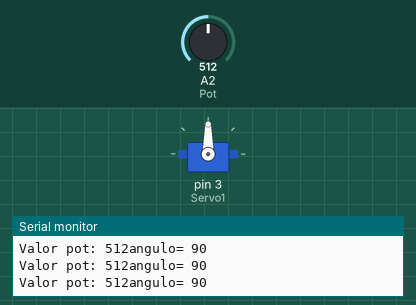
Recording of a sketch running on a simulated Arduino Uno, built with avr-gcc and run on an emulated ATmega328P. Parts: servo, the last lines printed to the serial monitor. The inputs (shaded band) are chosen by the test bench; at power-on: A2 (Pot) = 512.

Above: at 1.2 s.
1.3 s: A2 (Pot) set to 110
At 2.5 s:
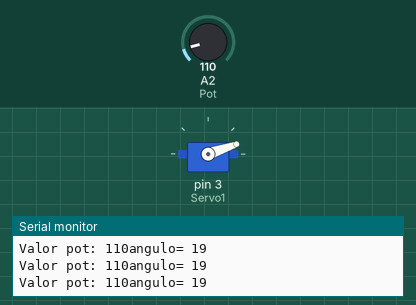
2.8 s: A2 (Pot) set to 93
At 3.1 s:
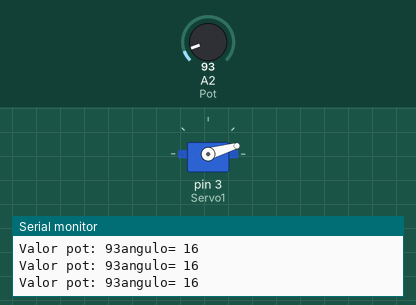
4.3 s: A2 (Pot) set to 122
At 5.5 s:
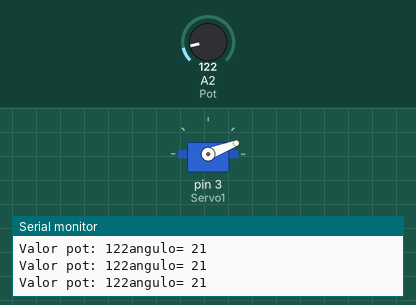
5.8 s: A2 (Pot) set to 306
At 6.4 s:
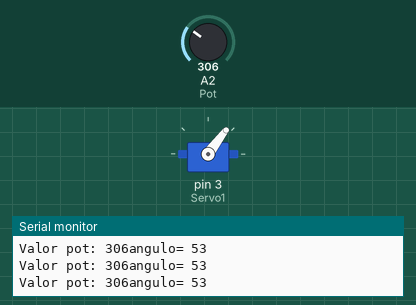
7.3 s: A2 (Pot) set to 989
At 8.1 s:
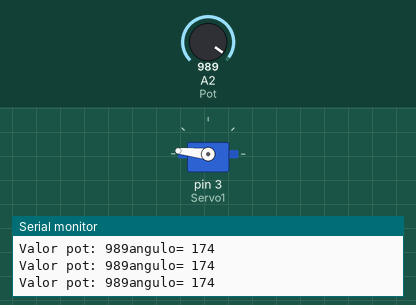
8.8 s: A2 (Pot) set to 1017
At 10.1 s:
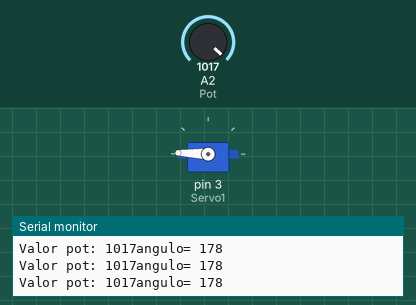
Timing chart, 0 to 11.3 s (numbered marks = the images above; inputs shaded):
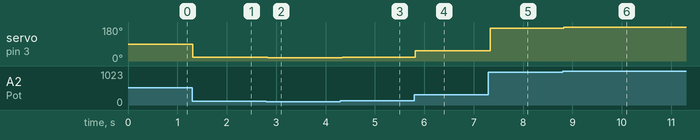

The sketch:

Servomotor.ino
```cpp
/*
#include <Servo.h>: Esta línea incluye la biblioteca Servo.h, que proporciona las funciones necesarias para controlar un servo motor.

Servo Servo1;: Se declara un objeto de tipo Servo llamado Servo1. Este objeto se utilizará para controlar el servo motor.

const int Pot=A2;: Se declara una constante Pot que se asigna al pin analógico A2. Este pin se utilizará para leer el valor del potenciómetro.

int valorPot;: Se declara una variable valorPot que se utilizará para almacenar el valor leído del potenciómetro.

int Ang = 20;: Se declara una variable Ang y se le asigna un valor inicial de 20. Esta variable se utilizará para almacenar el ángulo de posición del servo motor.

void setup(): Esta es la función de configuración que se ejecuta una vez al inicio. Aquí se realiza la inicialización del servo motor y se configura la comunicación serie a una velocidad de 9600 baudios.

Servo1.attach(3);: Se llama al método attach() del objeto Servo1 para asociarlo al pin digital 3. Esto establece la conexión entre el servo motor y el pin de control.

Serial.begin(9600);: Se llama al método begin() de la clase Serial para inicializar la comunicación serie a una velocidad de 9600 baudios. Esto permite enviar datos al monitor serie para su visualización.

void loop(): Esta es la función principal que se ejecuta repetidamente después de la función de configuración.

valorPot = analogRead(Pot);: Se lee el valor analógico presente en el pin asignado al potenciómetro y se almacena en la variable valorPot.

Serial.print("Valor pot: ");: Se envía la cadena de caracteres "Valor pot: " al monitor serie.

Serial.print(valorPot);: Se envía el valor leído del potenciómetro al monitor serie.

Ang = map(valorPot, 0, 1023, 0, 180);: Se utiliza la función map() para escalar el valor leído del potenciómetro de un rango de 0 a 1023 a un rango de 0 a 180. El resultado se almacena en la variable Ang.

Serial.print("angulo= ");: Se envía la cadena de caracteres "angulo= " al monitor serie.

Serial.println(Ang);: Se envía el valor de Ang al monitor serie, seguido de un salto de línea.

Servo1.write(Ang);: Se llama al método write() del objeto Servo1 para establecer la posición del servo motor según el valor almacenado en Ang.

delay(15);: Se agrega un retraso de 15 milisegundos antes de repetir el ciclo del bucle loop(). Esto permite un tiempo de espera entre las lecturas del potenciómetro y los movimientos del servo motor.
*/

#include <Servo.h>

Servo Servo1;
const int Pot=A2;
int valorPot;
int Ang = 20;

void setup() {
  // put your setup code here, to run once:
  Servo1.attach(3);
  Serial.begin(9600);
}

void loop() {
  // put your main code here, to run repeatedly:
  valorPot = analogRead(Pot);
  Serial.print("Valor pot: ");
  Serial.print(valorPot);
  Ang = map(valorPot, 0, 1023, 0, 180); // Escala el valor leído entre 0° y 180°
  Serial.print ("angulo= ");
  Serial.println (Ang);
  Servo1.write(Ang); // Define la posición del servo
  delay(15);
}
```

Measured:
- after the input at 1.3 s, servo on pin 3 (Servo1): 90° → 19° at once
- after the input at 2.8 s, servo on pin 3 (Servo1): 19° → 16° at once
- after the input at 4.3 s, servo on pin 3 (Servo1): 16° → 21° at once
- after the input at 5.8 s, servo on pin 3 (Servo1): 21° → 53° at once
- after the input at 7.3 s, servo on pin 3 (Servo1): 53° → 174° at once
- after the input at 8.8 s, servo on pin 3 (Servo1): 174° → 178° at once
